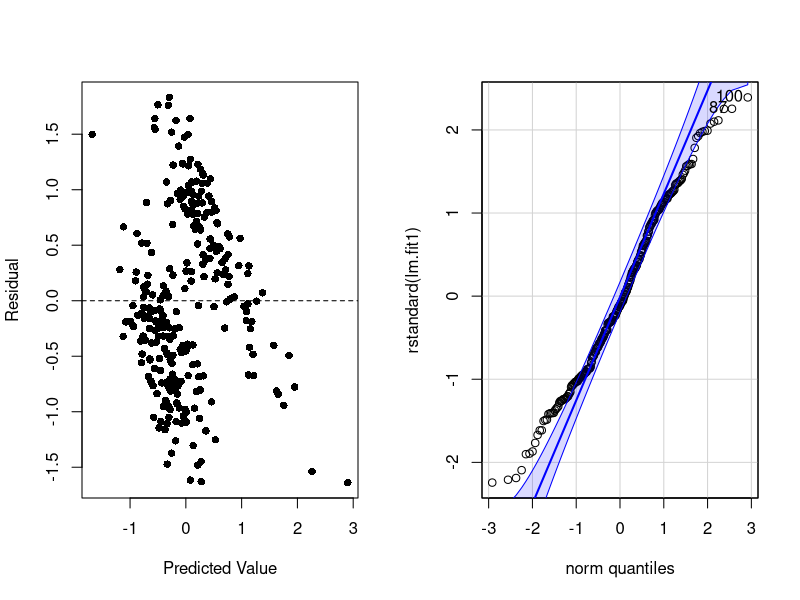

Source code (R):
library(car)
library(MASS)
library(glmnet)
library(dplyr)

options(scipen=999)
hist <- readr::read_csv("data.csv", show_col_types = FALSE)
scaled.hist <- as.data.frame(scale(hist))
lm.fit1 = lm(diff ~ ., data=scaled.hist)
summary(lm.fit1)

par(mfrow=c(1, 2))
plot(fitted.values(lm.fit1), residuals(lm.fit1), pch=16, 
     xlab="Predicted Value", ylab="Residual", main="")
abline(h=0, lty=2)
qqPlot(rstandard(lm.fit1))

lm.both.aic = step(lm.fit1, direction="both")
summary(lm.both.aic)


